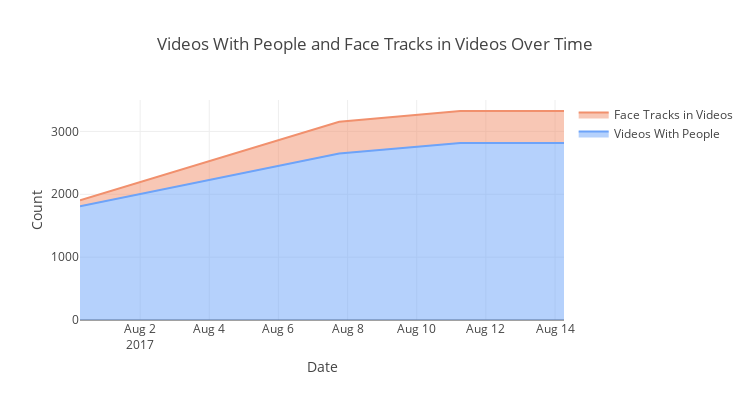

Notebook source saved alongside this figure:
### Code cell
init_notebook_mode(connected=True)   


# Add original data
x=ts['timestamp'].tolist()

y0_org=ts['video_counts.person'].tolist()
y1_org=ts['individual_counts.face'].tolist()


# Add data to create cumulative stacked values
y0_stck=y0_org
y1_stck=y1_org

# Create proper percentages for proportion of graph
y0_perc_gra=y0_stck
y1_perc_gra=y1_stck


# Make original values strings and add % for hover text
y0_txt=[str(y0) for y0 in y0_perc_gra]
y1_txt=[str(y1) for y1 in y1_perc_gra]


per_clip = go.Scatter(
    x=x,
    y=y0_stck,
    text=y0_txt,
    hoverinfo='x+text',
    mode='lines',
    line=dict(width=2,
              color='rgb(109, 163, 249)'),
    fill='tonexty',
    name='Videos With People'
)

per_track = go.Scatter(
    x=x,
    y=y1_stck,
    text=y1_txt,
    hoverinfo='x+text',
    mode='lines',
    line=dict(width=2,
              color='rgb(241, 144, 109)'),
    fill='tonexty',
    name='Face Tracks in Videos'
)

data = [per_clip, per_track]


layout = go.Layout(
    autosize=False,
    width=750,
    height=400,
    title='Videos With People and Face Tracks in Videos Over Time',
    xaxis=dict(
        title='Date'),
    yaxis=dict(
        title='Count'),
    )
fig = go.Figure(data=data, layout=layout)

iplot(fig)

### Figure 1 — Plotly figure (JSON) as saved in the notebook; plotly's stock layout.template omitted (floating-point values rounded to 4 significant figures)
{"data": [{"fill": "tonexty", "hoverinfo": "x+text", "line": {"color": "rgb(109, 163, 249)", "width": 2}, "mode": "lines", "name": "Videos With People", "text": ["1808", "2650", "2817", "2817"], "type": "scatter", "x": ["2017-07-31 06:15:01", "2017-08-07 18:12:00", "2017-08-11 06:15:02", "2017-08-14 06:15:01"], "y": [1808, 2650, 2817, 2817]}, {"fill": "tonexty", "hoverinfo": "x+text", "line": {"color": "rgb(241, 144, 109)", "width": 2}, "mode": "lines", "name": "Face Tracks in Videos", "text": ["1905", "3154", "3325", "3325"], "type": "scatter", "x": ["2017-07-31 06:15:01", "2017-08-07 18:12:00", "2017-08-11 06:15:02", "2017-08-14 06:15:01"], "y": [1905, 3154, 3325, 3325]}], "layout": {"autosize": false, "height": 400, "title": "Videos With People and Face Tracks in Videos Over Time", "width": 750, "xaxis": {"title": "Date"}, "yaxis": {"title": "Count"}}}
